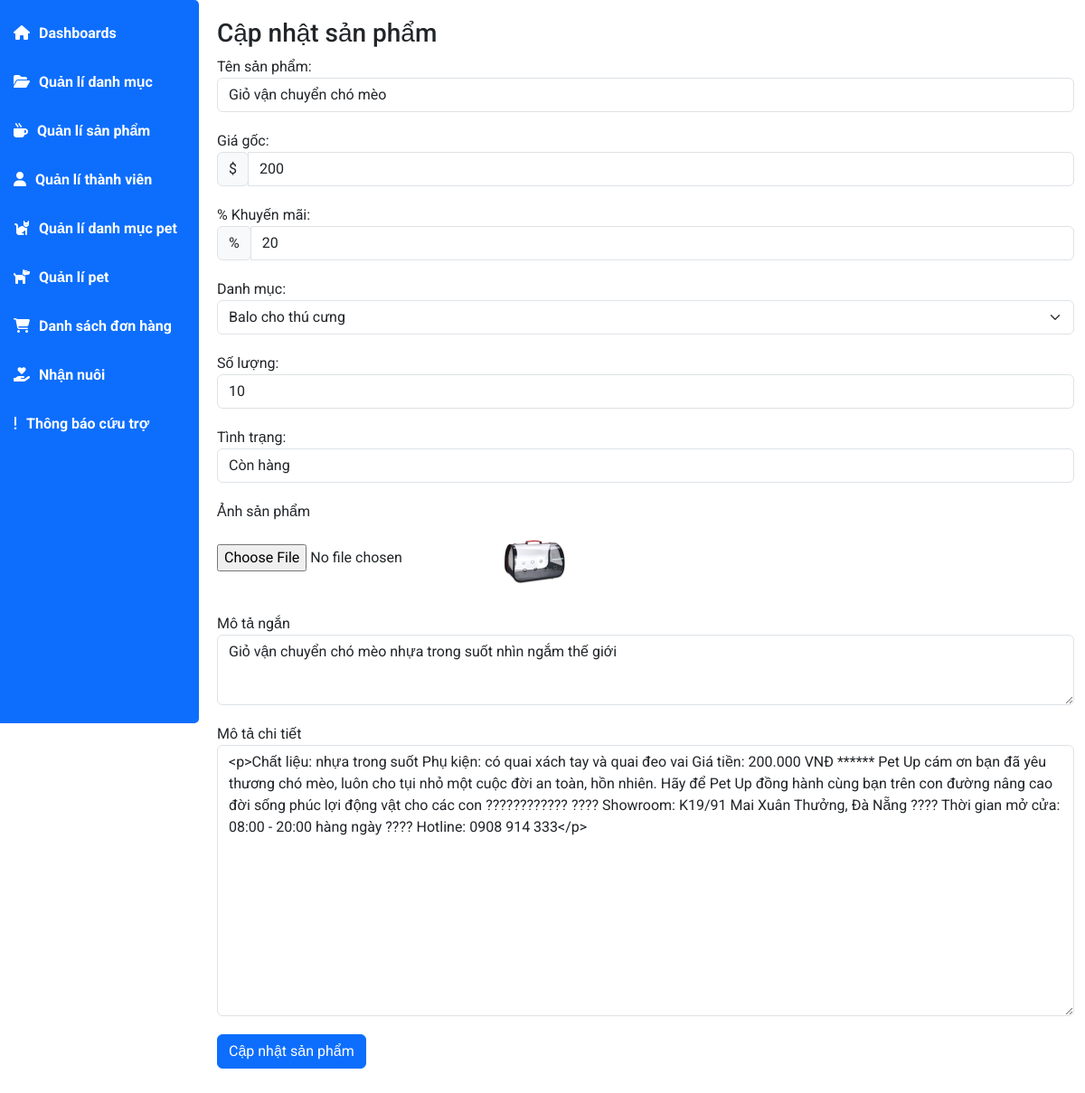
Page /admin/index.php?act=suasp&id=20 on the committed database.
### tables this page shows
CREATE TABLE `tbl_danhsach_sp` (
  `idSanPham` int(11) NOT NULL,
  `tenSanPham` varchar(255) NOT NULL,
  `gia` int(11) NOT NULL,
  `giaKM` int(11) NOT NULL,
  `soLuong` int(11) NOT NULL,
  `mota` text NOT NULL,
  `img` varchar(255) NOT NULL,
  `tinhTrang` varchar(255) NOT NULL,
  `luotxem` int(11) NOT NULL,
  `moTaNgan` text NOT NULL,
  `idDM` int(50) NOT NULL
);

### model/pdo.php (called while the page is built, shortened)
<?php
function pdo_get_connection(){
    $dburl = "mysql:host=localhost;dbname=dacs2;charset=utf8";
    $username = 'root';
    $password = '';
    $conn = new PDO($dburl, $username, $password);
    $conn->setAttribute(PDO::ATTR_ERRMODE, PDO::ERRMODE_EXCEPTION);
    return $conn;
}
function pdo_query($sql){
    $sql_args = array_slice(func_get_args(), 1);
    try{
        $conn = pdo_get_connection();
        $stmt = $conn->prepare($sql);
        $stmt->execute($sql_args);
        $rows = $stmt->fetchAll();
        return $rows;
    }
    catch(PDOException $e){
        throw $e;
    }
    finally{
        unset($conn);
    }
}
function pdo_query_one($sql){
    $sql_args = array_slice(func_get_args(), 1);
    try{
        $conn = pdo_get_connection();
        $stmt = $conn->prepare($sql);
        $stmt->execute($sql_args);
        $row = $stmt->fetch(PDO::FETCH_ASSOC);
        return $row;
    }
    catch(PDOException $e){
        throw $e;
    }
    finally{
        unset($conn);
    }
}

### model/sanpham.php (called while the page is built, shortened)
<?php
function loadone_sanpham($id){
    $sql="SELECT * FROM tbl_danhsach_sp WHERE idSanPham=".$id;
    $sp=pdo_query_one($sql);
    return $sp;
}
?>

### model/danhmuc.php (called while the page is built, shortened)
<?php
function loadall_danhmuc(){
    $sql="SELECT * FROM tbl_danhmuc_sp ORDER BY idDanhMuc DESC";
    $listdanhmuc=pdo_query($sql);
    return $listdanhmuc;
}
?>

### admin/view/sanpham/update.php (the view, shortened to what this page needs)
<?php
    if(is_array($sanpham)){
        extract($sanpham);
    }
    $hinhpath="../upload/sanpham/".$img;
    if(is_file($hinhpath)){
        $hinh='<img src="'.$hinhpath.'" height="80">';
    }else{
        $hinh='Không tồn tại ảnh';
    }
?>
<div class="main-content">
                <h3 class="title-page">
                    Cập nhật sản phẩm
                </h3>
                <form class="addPro" action="index.php?act=updatesp" method="POST" enctype="multipart/form-data">
                    <div class="form-group">
                        <label for="tensp">Tên sản phẩm:</label>
                        <input type="text" class="form-control" name="tensp" id="tensp" value="<?=$tenSanPham?>">
                    </div>
                    <div class="form-group">
                        <label for="price">Giá gốc:</label>
                        <div class="input-group mb-3">
                            <div class="input-group-append">
                                <span class="input-group-text">$</span>
                            </div>
                            <input type="text" name="giasp" id="giasp" class="form-control" value="<?=$gia?>">
                        </div>
                    </div>
                    <div class="form-group">
                        <label for="price_sale">% Khuyến mãi:</label>
                        <div class="input-group mb-3">
                            <div class="input-group-append">
                                <span class="input-group-text">%</span>
                            </div>
                            <input type="text" name="giakm" id="giakm" class="form-control" value="<?=$giaKM?>">
                        </div>
                    </div>
                    <div class="form-group">
                        <label for="categories">Danh mục:</label>
                        <select class="form-select" aria-label="Default select example" name="iddm">
                            <?php
                                foreach ($listdanhmuc as $tbl_danhmuc_sp) {
                                    if($idDM==$tbl_danhmuc_sp['idDanhMuc']){
                                        echo '<option value="'.$tbl_danhmuc_sp['idDanhMuc'].'" selected>'.$tbl_danhmuc_sp['tenDanhMuc'].'</option>';
                                    }
                                    else{
                                        echo '<option value="'.$tbl_danhmuc_sp['idDanhMuc'].'">'.$tbl_danhmuc_sp['tenDanhMuc'].'</option>';
                                    }
                                }
                            ?>
                        </select>
                    </div>
                    <div class="form-group">
                        <label for="name">Số lượng:</label>
                        <input type="text" class="form-control" name="soluong" id="soluong" value="<?=$soLuong?>">
                    </div>
                    <div class="form-group">
                        <label for="name">Tình trạng:</label>
                        <input type="text" class="form-control" name="tinhtrang" id="tinhtrang" value="<?=$tinhTrang?>">
                    </div>
                    <div class="form-group">
                        <label for="exampleInputFile">Ảnh sản phẩm</label>
                        <div class="custom-file">
                            <input type="file" name="hinh" class="custom-file-input" id="exampleInputFile">
                            <?=$hinh?>
                        </div>
                    </div>
                    <div class="form-group">
                        <label>Mô tả ngắn</label>
                        <textarea class="form-control" name="motangan" rows="3"
                            style="height: 78px;"><?=$moTaNgan?></textarea>
                    </div>
                    <div class="form-group" >
                        <label>Mô tả chi tiết</label>
                        <textarea class="form-control" name="motachitiet" rows="3" id="editor"
                        placeholder="Nhập mô tả chi tiết về sản phẩm" style="height: 300px;"><?=$mota?></textarea>
                    </div>
                    <div class="form-group">
                        <input type="submit" name="capnhat" class="btn btn-primary" value="Cập nhật sản phẩm"></input>
                    </div>
                </form>
            </div>

### admin/view/assets/css/main.css (style rules this page uses)
* { padding: 0; margin: 0; box-sizing: border-box; font-family: 'Roboto', sans-serif; }
body { background-color: #e6e6e6; }
.main-content { padding-left: 240px; padding-bottom: 20px; }
.main-content .title-page { padding-top: 20px; }
.addPro .form-group { margin-bottom: 20px; }

### rows in the picture
tbl_danhsach_sp: tensp "Giỏ vận chuyển chó mèo", giasp "200", giakm "20", soluong "10", tinhtrang "Còn hàng", img (picture), motangan "Giỏ vận chuyển chó mèo nhựa trong suốt nhìn ngắm thế giới", motachitiet "<p>Chất liệu: nhựa trong suốt Phụ kiện: có quai xách tay và quai đeo vai Giá tiền: 200.000 VNĐ ****** Pet Up cám ơn bạn đã yêu thương chó mèo, luôn cho tụi nhỏ một cuộc đời an toàn, hồn nhiên. Hãy để Pet Up đồng hành cùng bạn trên con đường nâng cao đời sống phúc lợi động vật cho các con ???????????? ???? Showroom: K19/91 Mai Xuân Thưởng, Đà Nẵng ???? Thời gian mở cửa: 08:00 - 20:00 hàng ngày ???? Hotline: 0908 914 333</p>"

### other values in the picture
form field iddm "Balo cho thú cưng"
